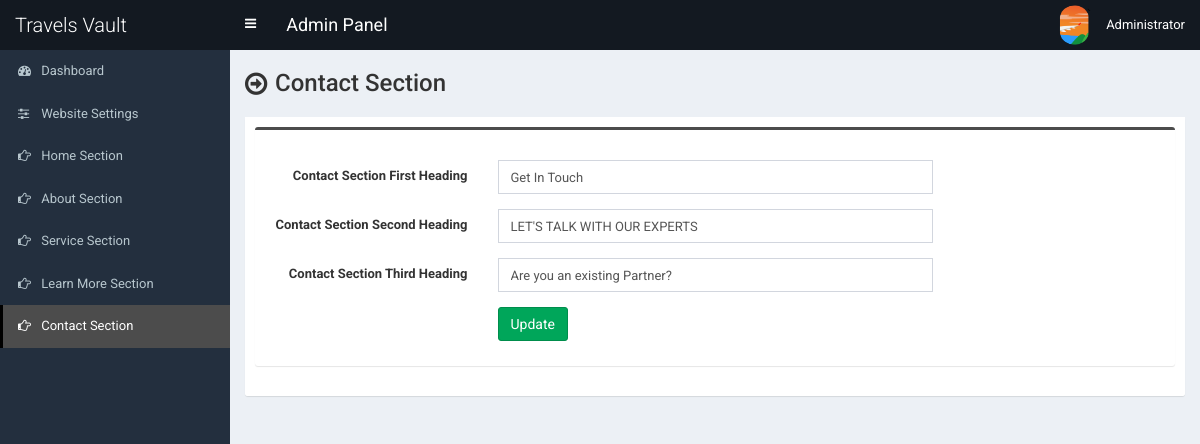
The app's page /admin/page-contact.php (signed in) with its own data.
### tables this page shows
CREATE TABLE `tbl_contact` (
  `id` int(11) NOT NULL,
  `contact_heading1` text NOT NULL,
  `contact_heading2` text NOT NULL,
  `contact_heading3` text NOT NULL
);

### admin/page-contact.php (the view, shortened to what this page needs)
<?php require_once('header.php'); ?>
<section class="content-header">
    <div class="content-header-left">
        <h1>Contact Section</h1>
    </div>
</section>
<?php
$statement = $pdo->prepare("SELECT * FROM tbl_contact WHERE id=1");
$statement->execute();
$result = $statement->fetchAll(PDO::FETCH_ASSOC);
foreach ($result as $row) {
    $contact_heading1 = $row['contact_heading1'];
    $contact_heading2 = $row['contact_heading2'];
    $contact_heading3 = $row['contact_heading3'];
}
?>
<section class="content" style="min-height:auto;margin-bottom: -30px;">
    <div class="row">
        <div class="col-md-12">
        </div>
    </div>
</section>
<section class="content">
    <div class="row">
        <div class="col-md-12">
                <div class="nav-tabs-custom">
                    <div class="tab-content">
                        <div class="tab-pane active" id="tab_1">
                            <form class="form-horizontal" action="" method="post" enctype="multipart/form-data">
                            <div class="box box-info">
                                <div class="box-body">
                                    <div class="form-group">
                                        <label for="" class="col-sm-3 control-label">Contact Section First Heading </label>
                                        <div class="col-sm-6">
                                            <input class="form-control" type="text" name="contact_heading1" value="<?php echo $contact_heading1 ?>">
                                        </div>
                                    </div>
                                    <div class="form-group">
                                        <label for="" class="col-sm-3 control-label">Contact Section Second Heading </label>
                                        <div class="col-sm-6">
                                            <input class="form-control" type="text" name="contact_heading2" value="<?php echo $contact_heading2 ?>">
                                        </div>
                                    </div>
                                    <div class="form-group">
                                        <label for="" class="col-sm-3 control-label">Contact Section Third Heading </label>
                                        <div class="col-sm-6">
                                            <input class="form-control" type="text" name="contact_heading3" value="<?php echo $contact_heading3 ?>">
                                        </div>
                                    </div>
                                    <div class="form-group">
                                        <label for="" class="col-sm-3 control-label"></label>
                                        <div class="col-sm-6">
                                            <button type="submit" class="btn btn-success pull-left" name="form_contact">Update</button>
                                        </div>
                                    </div>
                                </div>
                            </div>
                            </form>
                        </div>
        </div>
    </div>
</section>
<?php require_once('footer.php'); ?>

### admin/style.css (style rules this page uses)
body { font-size: 13px; font-family: "Roboto", sans-serif; }
.content-header > h1, .content-header .content-header-left h1 { font-family: "Roboto", sans-serif; }
.box-info { padding-top: 20px; }
.content-header { overflow: hidden; }
.content-header .content-header-left { float: left; padding-top: 5px; }
.content-header .content-header-left h1 { margin-top: 0; margin-bottom: 0; padding-left: 30px; padding-bottom: 5px; font-size: 24px; position: relative; }
.content-header .content-header-left h1:before { position: absolute; top: 0; left: 0; font-family: "FontAwesome", sans-serif; font-size: 26px; content: "\f18e"; }
.box.box-info { border-top-color: #4c4c4c; }
input, textarea, select { font-size: 13px !important; }

### records on screen
tbl_contact: contact_heading1 "Get In Touch", contact_heading2 "LET'S TALK WITH OUR EXPERTS", contact_heading3 "Are you an existing Partner?"

### other values on screen
$_SESSION['user']['full_name'] "Administrator"
